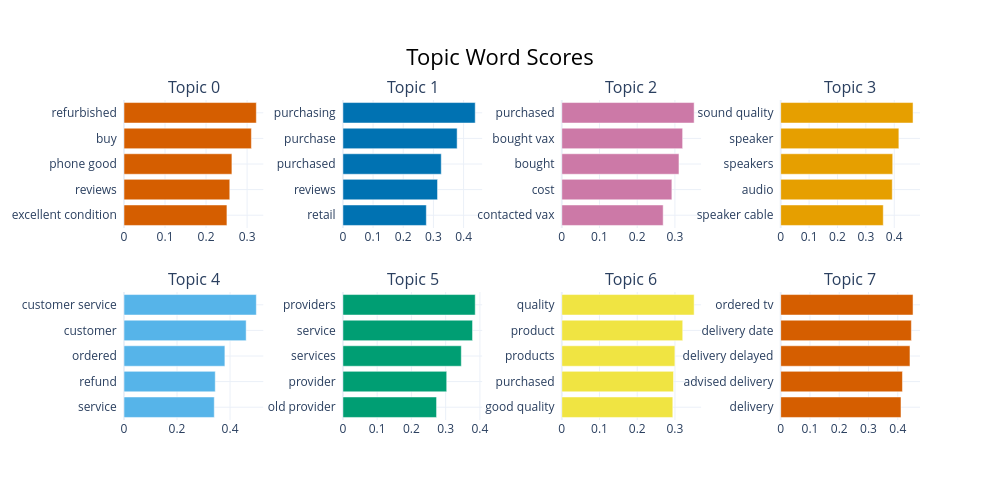

Source (notebook cell):
### Markdown cell above
## **3. NLP Topic Analysis**

### Code cell
# ── Step 1: run the existing granular NLP pipeline ────────────────────
df_target_full, df_comp_full, topic_model = nlp.run_nlp_pipeline(df_clean, target=TARGET)

# ── Step 2: macro topic analysis + root cause ────────────────────────
macro_results = nlp.run_macro_analysis(
    df_target_full=df_target_full,
    df_comp_full=df_comp_full,
    target_name=TARGET,
    min_gap=-5.0,          # flag topics where we underperform by >5 pts
    max_reviews_shown=5    # raw reviews shown per weak topic
)

# ── Step 4: inspect specific weak topic reviews ───────────────────────
# Access the full DataFrame of negative reviews for any weak macro topic
neg = macro_results['negative_reviews']

# Example: inspect all negative reviews for Returns & Refunds
if "Returns, Refunds & Cancellations" in neg:
    display(neg["Returns, Refunds & Cancellations"])

# Export all negative reviews to Excel for further manual review
for macro_topic, df_neg in neg.items():
    safe_name = macro_topic.replace('/', '-').replace(' ', '_')
    # df_neg.to_excel(f"negative_reviews_{safe_name}.xlsx", index=False)
    print(f" {len(df_neg)} negative reviews found")

# ── Step 5: optional BERTopic interactive plots ───────────────────────
import plotly.io as pio
pio.renderers.default = "vscode"
topic_model.visualize_topics()
topic_model.visualize_barchart()

### Figure 1 — Plotly figure (JSON) as saved in the notebook; plotly's stock layout.template omitted (floating-point values rounded to 4 significant figures)
{"data": [{"marker": {"color": "#D55E00"}, "orientation": "h", "type": "bar", "x": [0.2509, 0.2578, 0.263, 0.3105, 0.3226], "xaxis": "x", "y": ["excellent condition  ", "reviews  ", "phone good  ", "buy  ", "refurbished  "], "yaxis": "y"}, {"marker": {"color": "#0072B2"}, "orientation": "h", "type": "bar", "x": [0.2765, 0.3137, 0.326, 0.3786, 0.4386], "xaxis": "x2", "y": ["retail  ", "reviews  ", "purchased  ", "purchase  ", "purchasing  "], "yaxis": "y2"}, {"marker": {"color": "#CC79A7"}, "orientation": "h", "type": "bar", "x": [0.2689, 0.292, 0.3108, 0.3205, 0.351], "xaxis": "x3", "y": ["contacted vax  ", "cost  ", "bought  ", "bought vax  ", "purchased  "], "yaxis": "y3"}, {"marker": {"color": "#E69F00"}, "orientation": "h", "type": "bar", "x": [0.3613, 0.3931, 0.3946, 0.4162, 0.4661], "xaxis": "x4", "y": ["speaker cable  ", "audio  ", "speakers  ", "speaker  ", "sound quality  "], "yaxis": "y4"}, {"marker": {"color": "#56B4E9"}, "orientation": "h", "type": "bar", "x": [0.3405, 0.3442, 0.3806, 0.4608, 0.4992], "xaxis": "x5", "y": ["service  ", "refund  ", "ordered  ", "customer  ", "customer service  "], "yaxis": "y5"}, {"marker": {"color": "#009E73"}, "orientation": "h", "type": "bar", "x": [0.2735, 0.3031, 0.3457, 0.3785, 0.3864], "xaxis": "x6", "y": ["old provider  ", "provider  ", "services  ", "service  ", "providers  "], "yaxis": "y6"}, {"marker": {"color": "#F0E442"}, "orientation": "h", "type": "bar", "x": [0.2943, 0.2962, 0.2998, 0.3206, 0.3508], "xaxis": "x7", "y": ["good quality  ", "purchased  ", "products  ", "product  ", "quality  "], "yaxis": "y7"}, {"marker": {"color": "#D55E00"}, "orientation": "h", "type": "bar", "x": [0.411, 0.416, 0.4417, 0.4464, 0.4521], "xaxis": "x8", "y": ["delivery  ", "advised delivery  ", "delivery delayed  ", "delivery date  ", "ordered tv  "], "yaxis": "y8"}], "layout": {"annotations": [{"font": {"size": 16}, "showarrow": false, "text": "Topic 0", "x": 0.0875, "xanchor": "center", "xref": "paper", "y": 1, "yanchor": "bottom", "yref": "paper"}, {"font": {"size": 16}, "showarrow": false, "text": "Topic 1", "x": 0.3625, "xanchor": "center", "xref": "paper", "y": 1, "yanchor": "bottom", "yref": "paper"}, {"font": {"size": 16}, "showarrow": false, "text": "Topic 2", "x": 0.6375, "xanchor": "center", "xref": "paper", "y": 1, "yanchor": "bottom", "yref": "paper"}, {"font": {"size": 16}, "showarrow": false, "text": "Topic 3", "x": 0.9125, "xanchor": "center", "xref": "paper", "y": 1, "yanchor": "bottom", "yref": "paper"}, {"font": {"size": 16}, "showarrow": false, "text": "Topic 4", "x": 0.0875, "xanchor": "center", "xref": "paper", "y": 0.4, "yanchor": "bottom", "yref": "paper"}, {"font": {"size": 16}, "showarrow": false, "text": "Topic 5", "x": 0.3625, "xanchor": "center", "xref": "paper", "y": 0.4, "yanchor": "bottom", "yref": "paper"}, {"font": {"size": 16}, "showarrow": false, "text": "Topic 6", "x": 0.6375, "xanchor": "center", "xref": "paper", "y": 0.4, "yanchor": "bottom", "yref": "paper"}, {"font": {"size": 16}, "showarrow": false, "text": "Topic 7", "x": 0.9125, "xanchor": "center", "xref": "paper", "y": 0.4, "yanchor": "bottom", "yref": "paper"}], "height": 500, "hoverlabel": {"bgcolor": "white", "font": {"family": "Rockwell", "size": 16}}, "showlegend": false, "title": {"font": {"color": "Black", "size": 22}, "text": "Topic Word Scores", "x": 0.5, "xanchor": "center", "yanchor": "top"}, "width": 1000, "xaxis": {"anchor": "y", "domain": [0, 0.175], "showgrid": true}, "xaxis2": {"anchor": "y2", "domain": [0.275, 0.45], "showgrid": true}, "xaxis3": {"anchor": "y3", "domain": [0.55, 0.725], "showgrid": true}, "xaxis4": {"anchor": "y4", "domain": [0.825, 1], "showgrid": true}, "xaxis5": {"anchor": "y5", "domain": [0, 0.175], "showgrid": true}, "xaxis6": {"anchor": "y6", "domain": [0.275, 0.45], "showgrid": true}, "xaxis7": {"anchor": "y7", "domain": [0.55, 0.725], "showgrid": true}, "xaxis8": {"anchor": "y8", "domain": [0.825, 1], "showgrid": true}, "yaxis": {"anchor": "x", "domain": [0.6, 1], "showgrid": true}, "yaxis2": {"anchor": "x2", "domain": [0.6, 1], "showgrid": true}, "yaxis3": {"anchor": "x3", "domain": [0.6, 1], "showgrid": true}, "yaxis4": {"anchor": "x4", "domain": [0.6, 1], "showgrid": true}, "yaxis5": {"anchor": "x5", "domain": [0, 0.4], "showgrid": true}, "yaxis6": {"anchor": "x6", "domain": [0, 0.4], "showgrid": true}, "yaxis7": {"anchor": "x7", "domain": [0, 0.4], "showgrid": true}, "yaxis8": {"anchor": "x8", "domain": [0, 0.4], "showgrid": true}}}
